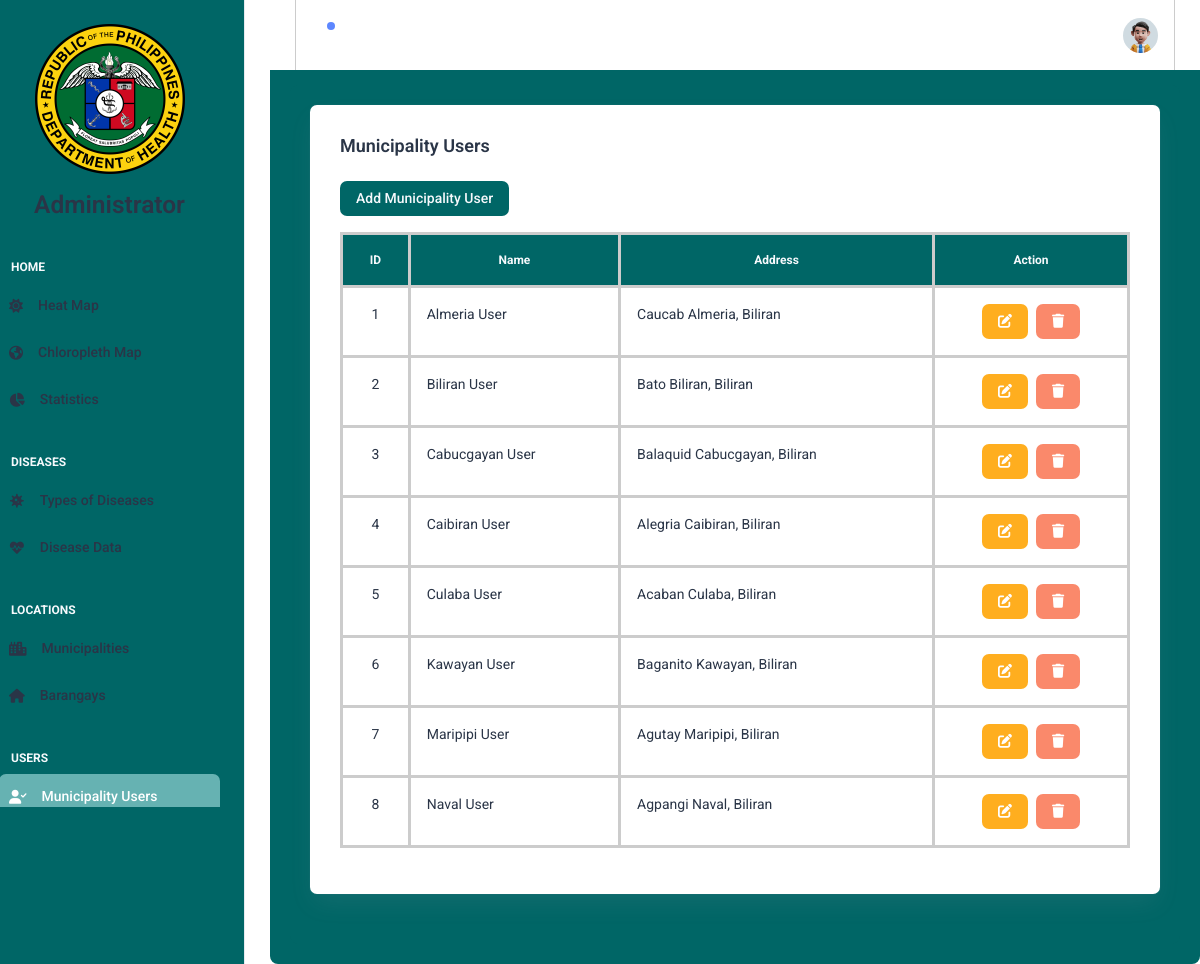
/admin/municipality_users.php (signed in), run on the app's committed database.
### tables this page shows
CREATE TABLE `municipality_users` (
  `id` int NOT NULL,
  `first_name` varchar(100) NOT NULL,
  `middle_name` varchar(100) DEFAULT NULL,
  `last_name` varchar(100) NOT NULL,
  `suffix` varchar(10) DEFAULT NULL,
  `province` varchar(100) NOT NULL,
  `municipality` varchar(100) NOT NULL,
  `barangay` varchar(100) NOT NULL,
  `street` varchar(100) DEFAULT NULL,
  `email` varchar(100) NOT NULL,
  `contact_number` varchar(20) NOT NULL,
  `password` varchar(255) NOT NULL,
  `valid_id_path` varchar(255) NOT NULL,
  `created_at` timestamp NULL DEFAULT CURRENT_TIMESTAMP,
  `updated_at` timestamp NULL DEFAULT CURRENT_TIMESTAMP ON UPDATE CURRENT_TIMESTAMP
);

### function.php (called while the page is built, shortened)
<?php
class Functions
{
    private $db;
    public function __construct()
    {
        $this->db = new conn();
    }
    public function getAllMunicipalityUsers()
    {
        $sql = 'SELECT * FROM municipality_users ORDER BY municipality ASC';
        $stmt = $this->db->conn->prepare($sql);
        $stmt->execute();
        $data = $stmt->fetchAll(PDO::FETCH_OBJ);
        return $data;
    }
}
?>

### conn.example.php (called while the page is built)
<?php
class conn{
	private $hostdb = "localhost";
	private $userdb = "root";
	private $passdb = "";
	private $namedb = "health_cases";
	public $conn;
	public function __construct(){
		if (!isset($this->conn)){
			try {
				$link = new PDO("mysql:host=".$this->hostdb.";dbname=".$this->namedb, $this->userdb, $this->passdb);
				$link->setAttribute(PDO::ATTR_ERRMODE, PDO::ERRMODE_EXCEPTION);
				$link->exec("SET CHARACTER SET utf8");
				$this->conn = $link;
			} catch (PDOException $e){
				die("Failed to connect with Database".$e->getMessage());
			}
		}
	}
}
?>

### admin/municipality_users.php (the view, shortened to what this page needs)
<?php
include 'header.php';
?>
<link rel="stylesheet" href="https://cdnjs.cloudflare.com/ajax/libs/font-awesome/6.0.0-beta3/css/all.min.css">
<link rel="stylesheet" href="https://cdn.datatables.net/2.0.3/css/dataTables.bootstrap5.css">
<link rel="stylesheet" href="../assets/css/tablee.css">
<link rel="stylesheet" href="../assets/css/requestss.css">
<div class="container-fluid">
    <div class="card">
        <div class="card-body">
            <h5 class="card-title fw-semibold mb-4 text-dark">Municipality Users</h5>
            <a class="btn fw-bold mb-3 text-light" role="button" href="add_municipality_user.php" style="background-color: #006666">Add Municipality User</a>
            <div class="col-lg-12 d-flex align-items-stretch text-dark">
                <div class="w-100">
                    <div class="table-responsive">
                        <table class="table table-bordered table-hover" id="table">
                            <thead class="text-dark">
                                <tr>
                                    <th class="border-bottom-0 header text-light">ID</th>
                                    <th class="border-bottom-0 header text-light">Name</th>
                                    <th class="border-bottom-0 header text-light">Address</th>
                                    <th class="border-bottom-0 header text-light">Action</th>
                                </tr>
                            </thead>
                            <tbody class="text-dark">
                                <?php
                                $i = 0;
                                $municipality_users = $function->getAllMunicipalityUsers();
                                if ($municipality_users) {
                                    foreach ($municipality_users as $municipality_user) :
                                        $i++;
                                        $id = $municipality_user->id;
                                        $first_name = $municipality_user->first_name;
                                        $middle_name = $municipality_user->middle_name;
                                        $last_name = $municipality_user->last_name;
                                        $suffix = $municipality_user->suffix;
                                        $province = $municipality_user->province;
                                        $municipality = $municipality_user->municipality;
                                        $barangay = $municipality_user->barangay;
                                        $street = $municipality_user->street;
                                ?>
                                        <tr class="text-align-left">
                                            <td class="text-center"><?= $i; ?></td>
                                            <td><?= $first_name . ' ' . $middle_name . ' ' . $last_name . ' ' . $suffix; ?></td>
                                            <td><?= $street . ' ' . $barangay . ' ' . $municipality . ', ' . $province; ?></td>
                                            <td>
                                                <div  class="d-flex justify-content-center">
                                                    <a class="btn btn-warning me-2" href="update_municipality_user.php?id=<?= $id; ?>" title="Update">
                                                        <i class="fa fa-edit"></i>
                                                    </a>
                                                    <form action='../navigate.php' method='post' style='display: inline;'>
                                                        <button class='btn btn-danger' name='btn-delete-municipality-user' type='submit' onclick="return confirm('Are you sure you want to delete this municipality user?');" title='Delete'>
                                                            <i class='fa fa-trash'></i>
                                                        </button>
                                                    </form>
                                                </div>
                                            </td>
                                        </tr>
                                <?php
                                    endforeach;
                                } else {
                                    echo "<tr><td colspan='5' class='text-center text-dark'>No diseases found</td></tr>";
                                }
                                ?>
                            </tbody>
                        </table>
                    </div>
                </div>
            </div>
        </div>
    </div>
</div>

### assets/css/external.css (style rules this page uses)
body { background-color: #fff; }
.btn { border: none !important; justify-content: start !important; }

### assets/css/headerr.css (style rules this page uses)
.body-wrapper .container-fluid { background-color: #006666; color: #ecf0f1; padding: 20px; border-radius: 8px; }

### assets/css/tablee.css (style rules this page uses)
body { font-family: "Roboto", sans-serif; }
.table thead { background-color: #006666; color: #000 !important; }
.table-bordered { border: 1px solid #CCCCCC; }
.table-bordered td, .table-bordered th { border: 3px solid #CCCCCC; }

### assets/css/requestss.css (style rules this page uses)
.header { font-weight: bold !important; font-size: 12px !important; text-align: center !important; }

### admin/header.php (style rules this page uses)
body { font-family: 'Roboto', sans-serif; }

### data on the page
municipality_users: first_name "Almeria", last_name "User", barangay "Caucab", municipality "Almeria", province "Biliran"
municipality_users: first_name "Biliran", last_name "User", barangay "Bato", municipality "Biliran", province "Biliran"
municipality_users: first_name "Cabucgayan", last_name "User", barangay "Balaquid", municipality "Cabucgayan", province "Biliran"
municipality_users: first_name "Caibiran", last_name "User", barangay "Alegria", municipality "Caibiran", province "Biliran"
municipality_users: first_name "Culaba", last_name "User", barangay "Acaban", municipality "Culaba", province "Biliran"
municipality_users: first_name "Kawayan", last_name "User", barangay "Baganito", municipality "Kawayan", province "Biliran"
municipality_users: first_name "Maripipi", last_name "User", barangay "Agutay", municipality "Maripipi", province "Biliran"
municipality_users: first_name "Naval", last_name "User", barangay "Agpangi", municipality "Naval", province "Biliran"
